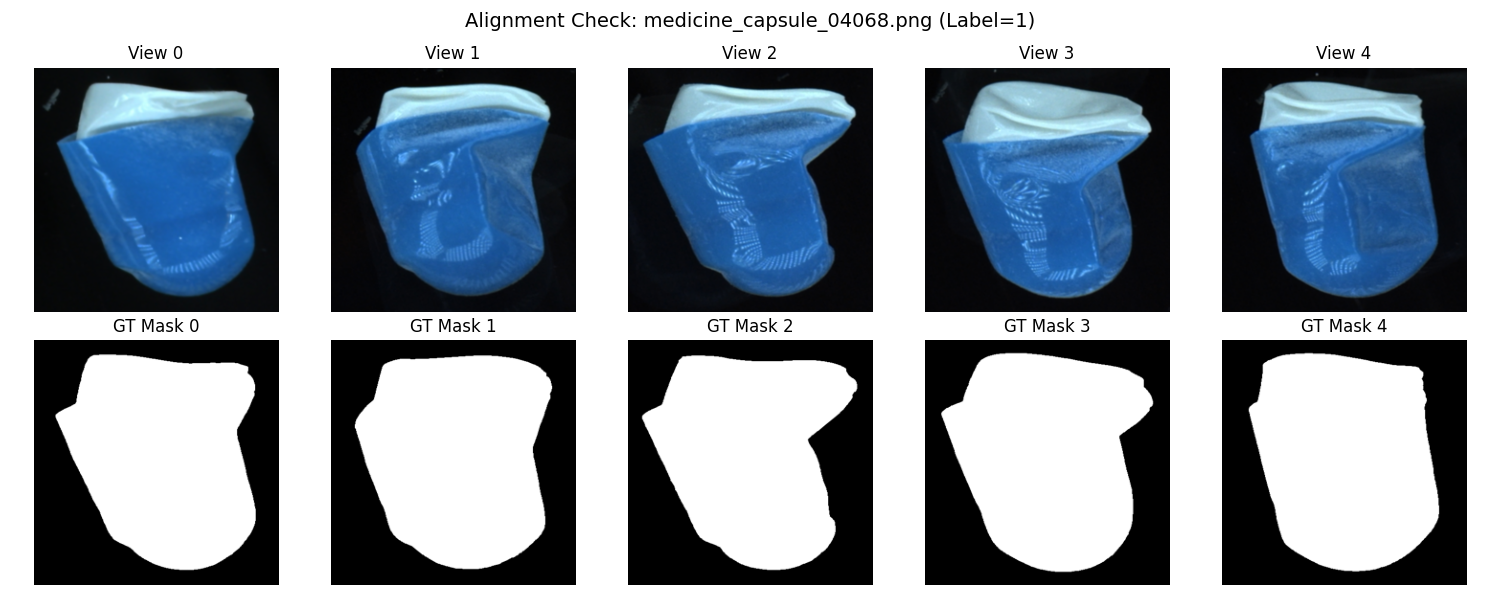
#> input picture test_data.png, 1500 x 600 px
$ python specular_removal.py --image ../test_data.png
#> lines starting #> are read from the running program, lines starting #| are printed output that depends on the picture
"""
specular_removal.py — 镜面高光去除（多策略自适应）
====================================================

背景：
  不同材质/颜色的物体，镜面高光在图像中的表现完全不同，
  单一阈值策略无法覆盖全部情况：

  ┌──────────────────┬──────────────────────────────────────────────────┐
  │ 策略              │ 适用场景                                         │
  ├──────────────────┼──────────────────────────────────────────────────┤
  │ hsv_abs          │ 深色/有色金属（全局V高+S低，如电感的金属面）       │
  │ local_contrast   │ 中等亮度、高光对比度大（power_inductor等）          │
  │ fg_adaptive      │ 白色/浅色物体（高光是FG内最亮的大连通区，如screw） │
  └──────────────────┴──────────────────────────────────────────────────┘

  实验结论（来自 MANTA 数据集）：
    - power_inductor: local_contrast (sigma=25) 效果最佳
    - screw: fg_adaptive (top 7% FG + 空间 blob 过滤) 效果最佳
    - 两者可在 config.py 中按类别独立配置

核心方法（fg_adaptive）：
  1. 前景分割：V > fg_bg_thresh 分离暗背景
  2. 前景内亮度百分位：top (100-fg_percentile)% 的像素为候选
  3. 空间连通性过滤：仅保留面积 >= min_blob_area 的连通大斑块
     （真实镜面斑是几十到几百像素的连通块，螺纹纹理是散点）
  4. 膨胀 + TELEA 修复 + 双边滤波平滑

参考：
  Tan & Ikeuchi (2005), CVPR
  Yang et al. (2010), "Real-time specular highlight removal"
"""
from __future__ import annotations

import cv2
import numpy as np
from PIL import Image
from typing import Optional, Tuple


class SpecularRemoval:
    """
    多策略镜面高光去除器。

    策略选择（strategy 参数）：
      'hsv_abs'        : S < sat_thresh AND V > val_thresh（绝对阈值，深色金属）
      'local_contrast' : 局部对比度 = gray - GaussianBlur(gray, sigma_large)（中等亮度）
      'fg_adaptive'    : 前景内亮度百分位 + 空间 blob 过滤（白色/浅色物体如 screw）
      'combined'       : hsv_abs OR local_contrast（两种绝对方法的并集）

    通用修复参数：
      inpaint_radius   : TELEA 半径（建议 7~12）
      dilate_iters     : 掩码膨胀（建议 2~4）
      dilate_ksize     : 膨胀核大小（fg_adaptive 建议 5，其他 3）
      bilateral_d      : 后处理双边滤波半径（0=关闭）
      blend_alpha      : 修复区域混合比例（1.0=完全替换）

    hsv_abs 专属参数：
      sat_thresh       : S 阈值（< 此值才考虑是高光，建议 0.15）
      val_thresh       : V 阈值（> 此值才考虑是高光，建议 0.80）

    local_contrast 专属参数：
      local_sigma      : 漫反射估计高斯核 σ（建议 15~30）
      local_thresh     : 超出局部均值的最小增量（建议 0.08~0.15）
      abs_gray_thresh  : 绝对亮度下界（过滤暗背景，建议 0.45~0.60）

    fg_adaptive 专属参数：
      fg_bg_thresh     : 前/背景分割亮度阈值（建议 0.30~0.45）
      fg_percentile    : 保留前景中最亮的 (100-fg_percentile)% 像素（建议 90~95）
      min_blob_area    : 最小连通斑块面积（过滤螺纹噪点，建议 40~80）
      min_region_area  : 全局小噪点过滤（建议 12~20）
    """

    def __init__(
        self,
        # 策略选择
        strategy: str = 'local_contrast',

        # 修复参数（通用）
        inpaint_radius: int   = 9,
        dilate_iters:   int   = 3,
        dilate_ksize:   int   = 5,
        bilateral_d:    int   = 9,
        bilateral_sc:   float = 25.0,
        bilateral_ss:   float = 8.0,
        blend_alpha:    float = 0.90,

        # hsv_abs 参数
        sat_thresh:  float = 0.15,
        val_thresh:  float = 0.80,

        # local_contrast 参数
        local_sigma:       float = 25.0,
        local_thresh:      float = 0.10,
        abs_gray_thresh:   float = 0.50,

        # fg_adaptive 参数
        fg_bg_thresh:   float = 0.38,
        fg_percentile:  float = 93.0,    # top (100-93)=7% of FG
        min_blob_area:  int   = 40,      # 最小连通斑块（像素）
        min_region_area: int  = 12,
    ):
        self.strategy       = strategy
        self.inpaint_radius = inpaint_radius
        self.dilate_iters   = dilate_iters
        self.dilate_ksize   = dilate_ksize
        self.bilateral_d    = bilateral_d
        self.bilateral_sc   = bilateral_sc
        self.bilateral_ss   = bilateral_ss
        self.blend_alpha    = blend_alpha

        self.sat_thresh     = sat_thresh
        self.val_thresh     = val_thresh

        self.local_sigma    = local_sigma
        self.local_thresh   = local_thresh
        self.abs_gray_thresh = abs_gray_thresh

        self.fg_bg_thresh   = fg_bg_thresh
        self.fg_percentile  = fg_percentile
        self.min_blob_area  = min_blob_area
        self.min_region_area = min_region_area

    # ------------------------------------------------------------------
    # 检测策略
    # ------------------------------------------------------------------
    # [10 lines left out: functions _detect_hsv_abs, _detect_local_contrast, not called in this run]

    def _detect_fg_adaptive(self, gray, hsv) -> np.ndarray:
        """
        前景自适应百分位 + 空间 blob 过滤（screw 等白色/浅色物体）

        核心逻辑：
          1. 前景分割（V > fg_bg_thresh）
          2. 前景内亮度 top-(100-fg_percentile)% 像素为候选
          3. 保留面积 >= min_blob_area 的连通大斑块
             （真实高光是大连通区，螺纹/噪点是小散点）
        """
        V_ch = hsv[:, :, 2]
        fg_mask = (V_ch > self.fg_bg_thresh)

        if fg_mask.sum() < 100:
            return np.zeros_like(gray, dtype=np.uint8)

        fg_V = V_ch[fg_mask]
        v_hi = np.percentile(fg_V, self.fg_percentile)

        # 候选掩码：前景内最亮区域
        raw = ((V_ch > v_hi) & fg_mask).astype(np.uint8)

        # 空间连通性过滤：仅保留大斑块（核心步骤）
        n, labels, stats, _ = cv2.connectedComponentsWithStats(raw, connectivity=8)
        clean = np.zeros_like(raw)
        for lbl in range(1, n):
            if stats[lbl, cv2.CC_STAT_AREA] >= self.min_blob_area:
                clean[labels == lbl] = 1

        return clean

    def detect_mask(self, img_rgb: np.ndarray) -> Tuple[np.ndarray, dict]:
        """
        主检测入口，返回高光掩码和调试信息。

        Returns:
            mask  : uint8 [H, W]，255 = 高光区域
            debug : dict，各分量掩码，用于独立调试
        """
        H, W = img_rgb.shape[:2]
        gray = cv2.cvtColor(img_rgb, cv2.COLOR_RGB2GRAY).astype(np.float32) / 255.0
        hsv  = cv2.cvtColor(img_rgb, cv2.COLOR_RGB2HSV).astype(np.float32) / 255.0
        debug = {'gray': gray}

        if self.strategy == 'hsv_abs':
            raw = self._detect_hsv_abs(gray, hsv)
            debug['sub'] = raw

        elif self.strategy == 'local_contrast':
            raw = self._detect_local_contrast(gray, hsv)
            debug['sub'] = raw

        elif self.strategy == 'fg_adaptive':
            raw = self._detect_fg_adaptive(gray, hsv)
            debug['sub'] = raw

        elif self.strategy == 'combined':
            m1 = self._detect_hsv_abs(gray, hsv)
            m2 = self._detect_local_contrast(gray, hsv)
            raw = np.maximum(m1, m2)
            debug['hsv_mask']   = m1
            debug['local_mask'] = m2
            debug['sub']        = raw

        else:
            raise ValueError(f"Unknown strategy: {self.strategy!r}. "
                             f"Choose from: 'hsv_abs', 'local_contrast', 'fg_adaptive', 'combined'")

        # 全局小噪点过滤（仅对 non-fg_adaptive 策略；fg_adaptive 已在内部过滤）
        if self.strategy != 'fg_adaptive' and self.min_region_area > 0 and raw.sum() > 0:
            n, labels, stats, _ = cv2.connectedComponentsWithStats(raw, connectivity=8)
            clean = np.zeros_like(raw)
            for lbl in range(1, n):
                if stats[lbl, cv2.CC_STAT_AREA] >= self.min_region_area:
                    clean[labels == lbl] = 1
            raw = clean

        # 膨胀
        if self.dilate_iters > 0 and raw.sum() > 0:
            k   = cv2.getStructuringElement(
                cv2.MORPH_ELLIPSE, (self.dilate_ksize, self.dilate_ksize)
            )
            raw = cv2.dilate(raw, k, iterations=self.dilate_iters)

        return (raw * 255).astype(np.uint8), debug

    # ------------------------------------------------------------------
    # 修复
    # ------------------------------------------------------------------
    def remove(self, img_rgb: np.ndarray) -> Tuple[np.ndarray, np.ndarray, dict]:
        mask, debug = self.detect_mask(img_rgb)

        if mask.sum() == 0:
            return img_rgb.copy(), mask, debug

        # -------------------------------------------------------------
        # 黑边防渗透保护 (Background Bleeding Protection)
        # 纯黑背景容易被 TELEA 算法吸入边缘的高光破损区，导致白底变发黑。
        # 这里通过预先用前景外扩颜色临时“涂改”周遭背景，并在事后恢复，来解决黑边问题。
        # -------------------------------------------------------------
        gray = cv2.cvtColor(img_rgb, cv2.COLOR_RGB2GRAY)
        bg_mask = gray < 10  # MANTA 背景通常为极暗 (0~10 左右)

        safe_img = img_rgb.copy()
        if bg_mask.sum() > 0:
            # 找到有可能在此次 inpaint 中被当作邻域环境使用的黑色背景
            k = cv2.getStructuringElement(cv2.MORPH_ELLIPSE, (3, 3))
            search_radius = max(3, self.inpaint_radius + 2)
            mask_influence_zone = cv2.dilate(mask, k, iterations=search_radius)
            bg_to_protect = bg_mask & (mask_influence_zone > 0)

            if bg_to_protect.sum() > 0:
                # 剔除即将被 inpaint 的区域，防止高光色本身被用作扩散源
                tmp = img_rgb.copy()
                tmp[mask > 0] = 0
                # 向外膨胀，将物体边缘的正常颜色“推”到周围黑底上，作为 TELEA 取色的临时“安全垫”
                expanded_edge = cv2.dilate(tmp, k, iterations=search_radius)
                safe_img[bg_to_protect] = expanded_edge[bg_to_protect]

        inpainted = cv2.inpaint(safe_img, mask, self.inpaint_radius, cv2.INPAINT_TELEA)

        # 绝不可让原物体的轮廓发胖！所有本身极暗且非高光的像素全部严格还原为原图黑色像素
        if bg_mask.sum() > 0:
            restore_mask = bg_mask & (mask == 0)
            inpainted[restore_mask] = img_rgb[restore_mask]

        # -------------------------------------------------------------

        if self.bilateral_d > 0:
            inpainted = cv2.bilateralFilter(
                inpainted, self.bilateral_d, self.bilateral_sc, self.bilateral_ss
            )

        mask_f = (mask / 255.0)[..., np.newaxis]
        blended = (
            inpainted.astype(np.float32) * self.blend_alpha
            + img_rgb.astype(np.float32)  * (1.0 - self.blend_alpha)
        )
        result = (
            blended * mask_f
            + img_rgb.astype(np.float32) * (1.0 - mask_f)
        ).clip(0, 255).astype(np.uint8)

        return result, mask, debug

    # [83 lines left out: functions __call__, build_specular_removal, not called in this run]


# ==============================================================================
# 独立调试工具
# ==============================================================================
if __name__ == "__main__":
    import argparse
    import os

    # -------------------------------------------------------------------------
    # 调试配置区：你可以在这里设置每个类的独立参数。
    # 修改参数后，直接运行此文件即可预览。调至满意后，将对应的字典复制回 config.py。
    # -------------------------------------------------------------------------
    DEBUG_CLASSES_CFG = {
        "screw": {
            "strategy": "fg_adaptive",
            "fg_percentile": 91.0,
            "min_blob_area": 20,
            "inpaint_radius": 9,
            "dilate_iters": 2,
            "dilate_ksize": 3,
            "blend_alpha": 0.90,
        },
        "power_inductor": {
            "strategy": "local_contrast",
            "local_sigma": 25.0,
            "local_thresh": 0.10,
            "abs_gray_thresh": 0.50,
            "inpaint_radius": 7,
            "dilate_iters": 2,
            "dilate_ksize": 3,
            "blend_alpha": 0.90,
        },
        "test_class": {
            "strategy": "hsv_abs",
            "sat_thresh": 0.15,
            "val_thresh": 0.80,
            "inpaint_radius": 9,
            "dilate_iters": 3,
            "dilate_ksize": 5,
            "blend_alpha": 0.90,
        }
    }

    # 快捷运行：如果你不用命令行跑，可以在这里直接写死测试的图片路径和类别名
    DIRECT_IMAGE_PATH = "screw.png"   # 例如: "data/MANTA/power_inductor/test/defect/xxx.png"
    DIRECT_CLASS_NAME = "screw"

    parser = argparse.ArgumentParser(description="Specular highlight removal debugger")
    parser.add_argument('--image',    type=str, default='', help='Input image path')
    parser.add_argument('--class_name', type=str, default='', help='Class name in DEBUG_CLASSES_CFG')
    parser.add_argument('--output',   type=str, default='specular_debug.png')
    parser.add_argument('--n-views',  type=int, default=5, help='Split image into N views horizontally (default=5 for MANTA)')
    args = parser.parse_args()

    TEST_IMAGE = args.image if args.image else DIRECT_IMAGE_PATH
    CLASS_NAME = args.class_name if args.class_name else DIRECT_CLASS_NAME

    if not TEST_IMAGE or not os.path.exists(TEST_IMAGE):
        print(f"[!] 请在代码中配置有效的 DIRECT_IMAGE_PATH 或通过 --image 传入。当前路径: '{TEST_IMAGE}'")
        exit(1)

    c = DEBUG_CLASSES_CFG.get(CLASS_NAME, {})
    if not c:
        print(f"[!] 未在 DEBUG_CLASSES_CFG 中找到 '{CLASS_NAME}'，将使用全部默认参数。")

    remover = SpecularRemoval(
        strategy       = c.get("strategy",        'local_contrast'),
        inpaint_radius = c.get("inpaint_radius",   9),
        dilate_iters   = c.get("dilate_iters",     3),
        dilate_ksize   = c.get("dilate_ksize",     5),
        bilateral_d    = c.get("bilateral_d",      9),
        bilateral_sc   = c.get("bilateral_sc",     25.0),
        bilateral_ss   = c.get("bilateral_ss",     8.0),
        blend_alpha    = c.get("blend_alpha",      0.90),
        sat_thresh     = c.get("sat_thresh",       0.15),
        val_thresh     = c.get("val_thresh",       0.80),
        local_sigma    = c.get("local_sigma",      25.0),
        local_thresh   = c.get("local_thresh",     0.10),
        abs_gray_thresh= c.get("abs_gray_thresh",  0.50),
        fg_bg_thresh   = c.get("fg_bg_thresh",     0.38),
        fg_percentile  = c.get("fg_percentile",    93.0),
        min_blob_area  = c.get("min_blob_area",    40),
        min_region_area= c.get("min_region_area",  12),
    )

    img_pil = Image.open(TEST_IMAGE).convert("RGB")
    img_full = np.array(img_pil)
    H_f, W_f = img_full.shape[:2]
    n_views  = args.n_views
    view_w   = W_f // n_views

    orig_views, overlay_views, result_views = [], [], []
    total_cov = 0.0

    print(f"\n[*] 开始处理图片: {TEST_IMAGE} (类别: {CLASS_NAME})")
    print(f"[*] 策略: {remover.strategy}")

    for vi in range(n_views):
        v = img_full[:, view_w*vi:view_w*(vi+1), :].copy()
        vH, vW = v.shape[:2]
        result, mask, _ = remover.remove(v)
        cov = mask.sum() / 255 / (vH * vW) * 100
        total_cov += cov

        overlay = v.copy()
        overlay[mask > 0] = [255, 60, 60]

        orig_views.append(v)
        overlay_views.append(overlay)
        result_views.append(result)
        print(f"  View {vi}: coverage={cov:.2f}%")
#> this loop made 5 passes
#|   View 0: coverage=0.00%
#|   View 1: coverage=0.00%
#|   View 2: coverage=0.00%
#|   View 3: coverage=0.00%
#|   View 4: coverage=0.00%
#> pass 1, `v = img_full[:, view_w*vi:view_w*(vi+1), :].copy()`:
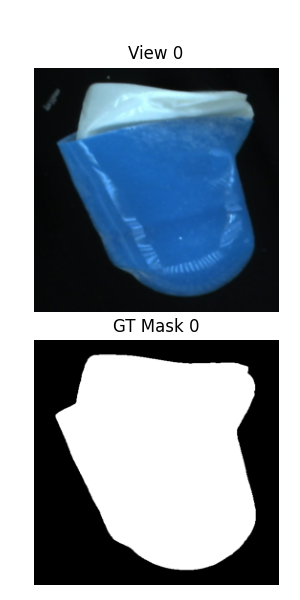
#> v: shape (600, 300, 3); mean R, G, B 141.8, 152.9, 163.8
#> pass 1, in detect_mask, `gray = cv2.cvtColor(img_rgb, cv2.COLOR_RGB2GRAY).astype(np.float32) / ..`:
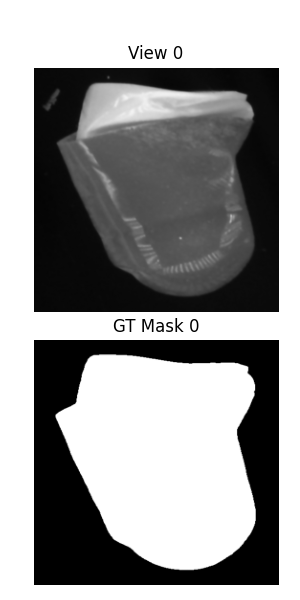
#> gray: shape (600, 300) float32; min 0, max 1, mean 0.592
#> pass 1, in detect_mask, `hsv  = cv2.cvtColor(img_rgb, cv2.COLOR_RGB2HSV).astype(np.float32) / 2..`:
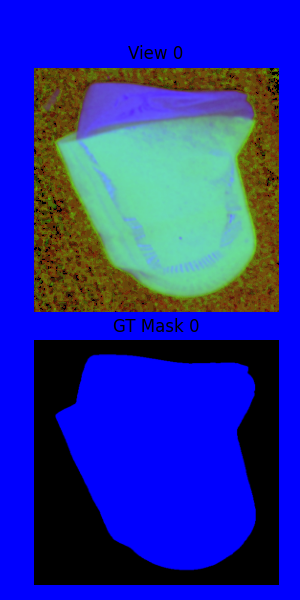
#> hsv: shape (600, 300, 3) float32; mean R, G, B 0.131, 0.172, 0.643
#> pass 1, in _detect_fg_adaptive, `V_ch = hsv[:, :, 2]`:
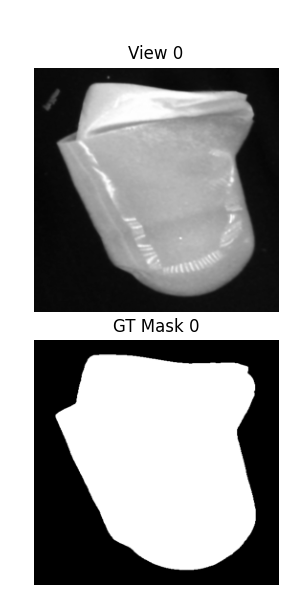
#> V_ch: shape (600, 300) float32; min 0, max 1, mean 0.642
#> after the loop:
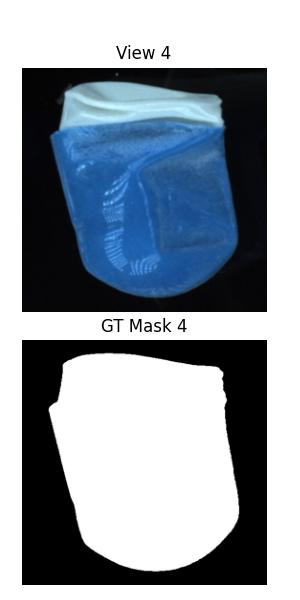
#> overlay: shape (600, 300, 3); mean R, G, B 143.2, 153.1, 163.3
#> after the loop, orig_views = 5 items; overlay_views = 5 items; result_views = 5 items; total_cov = 0

    row1 = np.concatenate(orig_views,    axis=1)
    row2 = np.concatenate(overlay_views, axis=1)
    row3 = np.concatenate(result_views,  axis=1)
    vis  = np.concatenate([row1, row2, row3], axis=0)
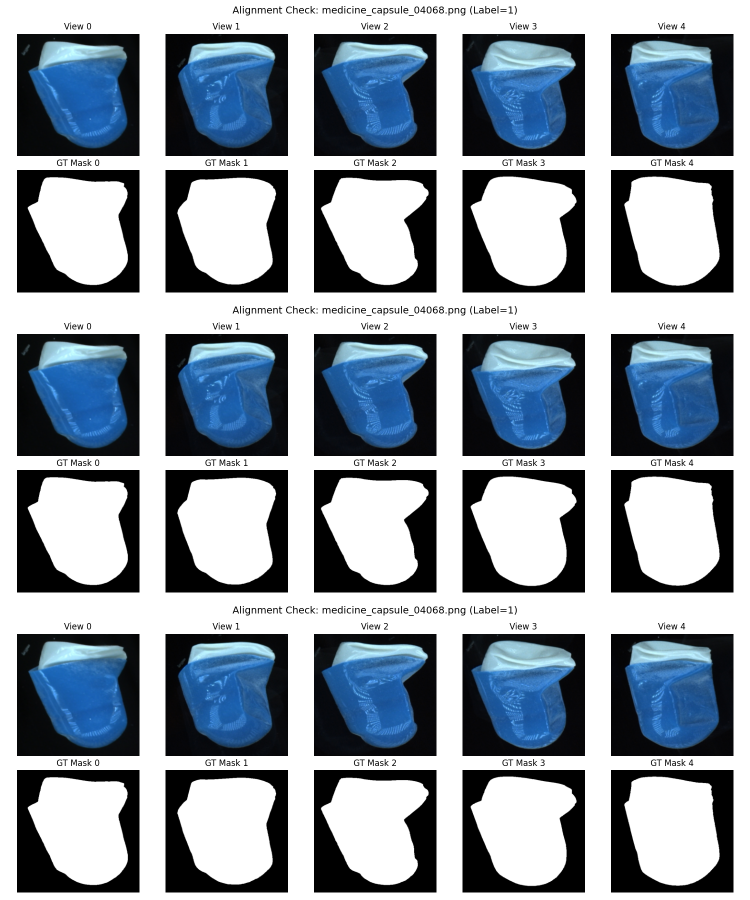
#> vis: shape (1800, 1500, 3) (shown at 1/2 size); mean R, G, B 142.3, 152.6, 163
    Image.fromarray(vis).save(args.output)

    print(f"\n[*] 结果已保存到 => {args.output}")
    print(f"[*] 平均去高光覆盖率: {total_cov/n_views:.2f}%")
#| [*] 平均去高光覆盖率: 0.00%
    print("  行1: 原图  行2: 高光叠加（红色）  行3: 修复结果")

$ run again, on viz/hists/capsule/manta_baseline/imagewise_max.png
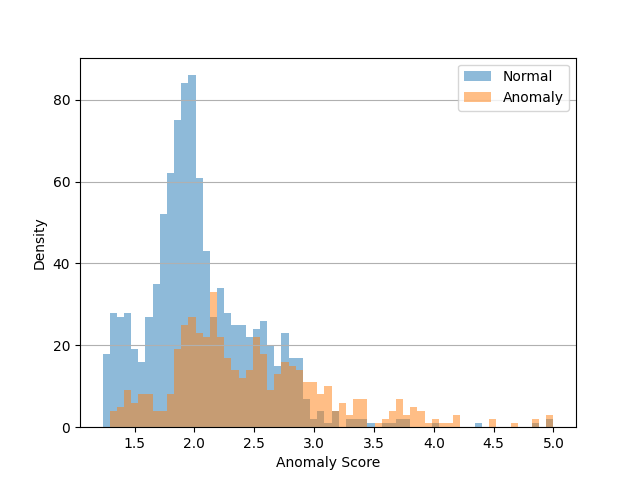
#> input picture viz/hists/capsule/manta_baseline/imagewise_max.png, 640 x 480 px
#> the loop `for vi in range(n_views):` made 5 passes
#|   View 0: coverage=0.00%
#|   View 1: coverage=0.00%
#|   View 2: coverage=0.00%
#|   View 3: coverage=0.00%
#|   View 4: coverage=0.00%
#> after the loop `for vi in range(n_views):`:
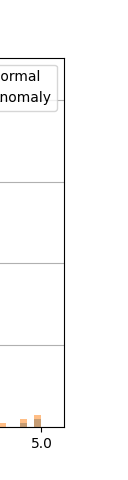
#> overlay: shape (480, 128, 3); mean R, G, B 250.8, 250.6, 250.5
#> after the loop `for vi in range(n_views):`: orig_views = 5 items; total_cov = 0
#> `vis  = np.concatenate([row1, row2, row3], axis=0)`:
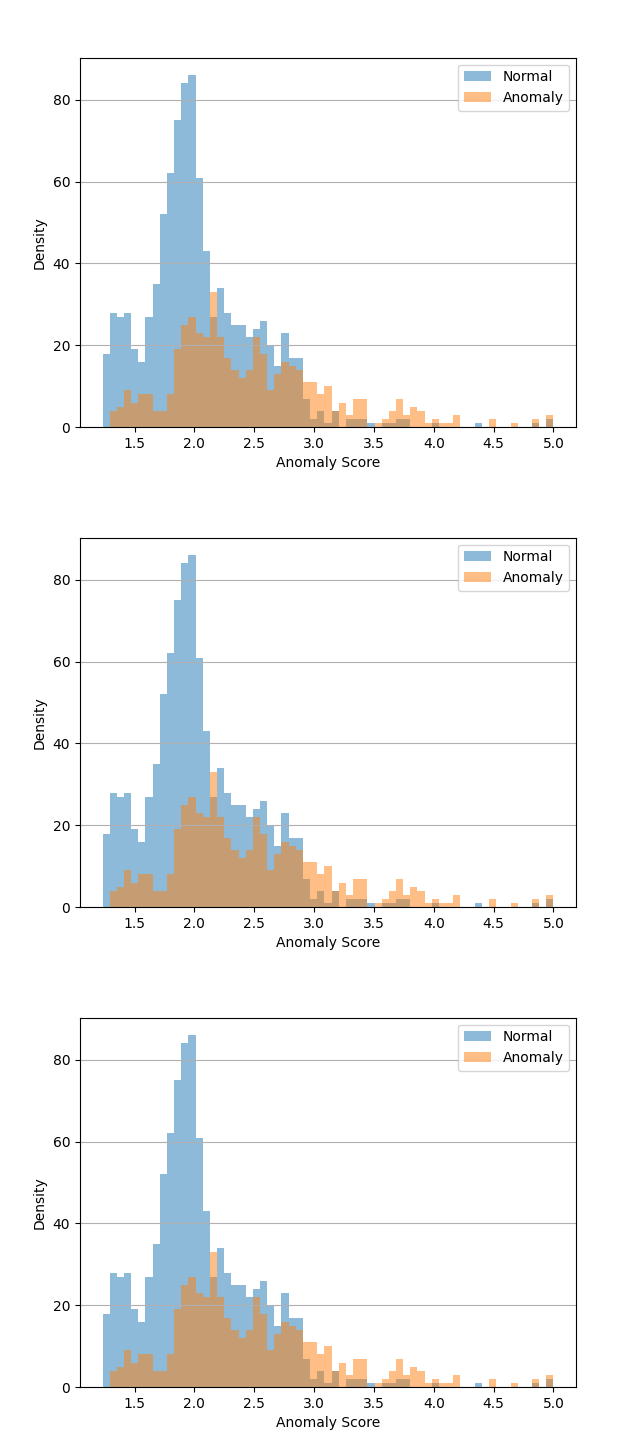
#> vis: shape (1440, 640, 3); mean R, G, B 243, 243.2, 242.8
#| [*] 平均去高光覆盖率: 0.00%
